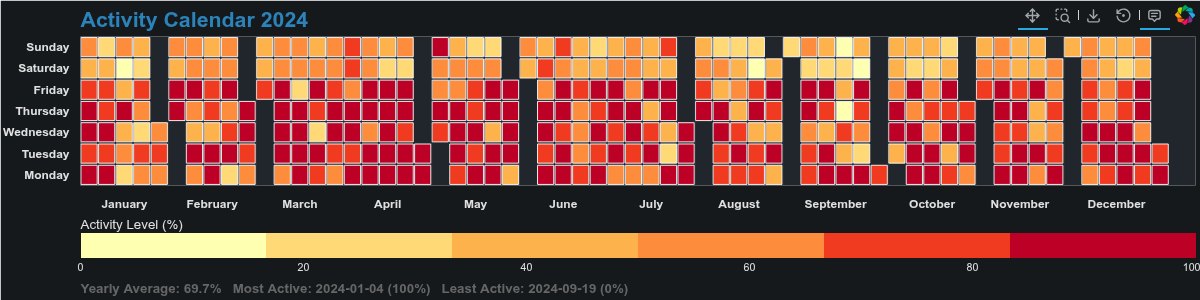

This chart was generated by the following Python code:
from bokeh.plotting import figure, show
from butils import *

from bokeh.models import (ColumnDataSource, ColorBar, LinearColorMapper, HoverTool,
                         BoxAnnotation, Label, Range1d, Title, Span)
from bokeh.layouts import column, row
from bokeh.palettes import YlOrRd as palette
import numpy as np
import pandas as pd
from datetime import datetime, timedelta
import calendar
from bokeh.plotting import curdoc, figure, show


curdoc().theme = 'dark_minimal'
# Generate data for 2024 (leap year - 366 days)
start_date = datetime(2024, 1, 1)
dates = [start_date + timedelta(days=x) for x in range(366)]

# Create more sophisticated random activity data
np.random.seed(42)
base = np.random.normal(50, 20, size=366)
weekday_boost = np.array([1.4 if d.weekday() < 5 else 0.6 for d in dates])
seasonal_pattern = np.sin(np.linspace(0, 2*np.pi, 366)) * 15 + 5
monthly_pattern = np.sin(np.linspace(0, 24*np.pi, 366)) * 10
trend = np.linspace(0, 20, 366)

values = (base * weekday_boost + seasonal_pattern + monthly_pattern + trend)
values = np.clip(values, 0, 100).astype(int)

# Create DataFrame with proper week calculation
data = {
    'date': dates,
    'value': values,
    'weekday': [d.weekday() for d in dates],
    'month': [d.month for d in dates],
    'day': [d.day for d in dates],
    'date_str': [d.strftime('%Y-%m-%d') for d in dates],
    'day_name': [d.strftime('%A') for d in dates],
    'month_name': [d.strftime('%B') for d in dates],
    'week_of_month': [int((d.day - 1) / 7) + 1 for d in dates]
}
df = pd.DataFrame(data)

# Calculate the week number relative to the start of the year
current_week = 0
prev_month = 1
week_numbers = []

for _, row in df.iterrows():
    if row['month'] != prev_month:
        if row['weekday'] != 0:  # If month doesn't start on Monday
            current_week += 1
        prev_month = row['month']
    if row['weekday'] == 0:  # Start new week on Monday
        current_week += 1
    week_numbers.append(current_week)

df['week'] = week_numbers

# Calculate statistics
daily_avg = df['value'].mean()
weekday_avgs = df.groupby('weekday')['value'].mean()
month_avgs = df.groupby('month')['value'].mean()
max_day = df.loc[df['value'].idxmax()]
min_day = df.loc[df['value'].idxmin()]

# Create ColumnDataSource
source = ColumnDataSource(df)

# Create color mapper
colors = palette[6][::-1]
mapper = LinearColorMapper(palette=colors, low=0, high=100)

# Create main figure
p = figure(title='Activity Calendar 2024',
           width=1200, height=300,
           x_range=(0.5, 64), y_range=(-0.5, 6.5),
           tools="hover,save,pan,box_zoom,reset",
           toolbar_location='above',
#               background_fill_color="#1e1e1e",  # Dark background
#     border_fill_color="#1e1e1e"  # Dark border
          )

# Add rectangles for each day
rect = p.rect(x='week', y='weekday',
              width=0.9, height=0.9,
              source=source,
              fill_color={'field': 'value', 'transform': mapper},
              line_color='white',
              line_alpha=0.9,
             hover_line_color="lime",
                          hover_line_width=3,line_cap='round'

             )

# Enhanced hover tool
hover = p.select_one(HoverTool)
hover.tooltips = """<div style="background-color: #f0f0f0; padding: 5px; border-radius: 5px; box-shadow: 0px 0px 5px rgba(0,0,0,0.3);">        <font size="5" style="background-color: #f0f0f0; padding: 5px; border-radius: 5px;">
            <i>Date:</i> <b>@date_str</b> <br> 
            <i>Day:</i> <b>@day_name</b> <br>
            <i>Activity:</i> <b>@value%</b> <br> 
            <i>Month:</i> <b>@month_name</b> <br>
        </font> </div> <style> :host { --tooltip-border: transparent;  /* Same border color used everywhere */ --tooltip-color: transparent; --tooltip-text: #2f2f2f;} </style> """



# hover.tooltips.position = (90,90)
# hover.show_arrow = False
hover.attachment='left'
hover.anchor='left'
hover.point_policy = 'follow_mouse'






# Customize appearance
p.axis.axis_line_color = None
p.axis.major_tick_line_color = None
p.axis.minor_tick_line_color = None
p.grid.grid_line_color = None
p.outline_line_color = None

# Add weekday labels
weekday_labels = ['Monday', 'Tuesday', 'Wednesday', 'Thursday', 'Friday', 'Saturday', 'Sunday']
p.yaxis.ticker = list(range(7))
p.yaxis.major_label_overrides = {i: day for i, day in enumerate(weekday_labels)}

# Add month labels and separators
month_weeks = {}
month_separators = []
prev_week = 0

for month in range(1, 13):
    month_data = df[df['month'] == month]
    if not month_data.empty:
        first_week = month_data['week'].min()
        last_week = month_data['week'].max()
        month_weeks[month] = (first_week + last_week) / 2
        
        # Add vertical separator between months
        if month > 1:
            separator = Span(location=first_week - 0.5, dimension='height',
                           line_color='#666666', line_width=1, line_alpha=0.3)
            p.add_layout(separator)

month_positions = list(month_weeks.values())
month_labels = [calendar.month_name[month] for month in month_weeks.keys()]

p.xaxis.ticker = month_positions
p.xaxis.major_label_overrides = {pos: label for pos, label in zip(month_positions, month_labels)}

# # Highlight weekends
# weekend_box = BoxAnnotation(fill_color='gray', fill_alpha=0.05,
#                            bottom=4.5, top=6.5)
# p.add_layout(weekend_box)

# Add color bar
color_bar = ColorBar(
    color_mapper=mapper,
    location=(0, 0),
    title='Activity Level (%)',
    orientation='horizontal',
    padding=0,
    bar_line_color=None,
    title_text_font_size='10pt',
    major_label_text_font_size='8pt'
)
p.add_layout(color_bar, 'below')

# Add statistics as subtitles
stats_text = [
    f"Yearly Average: {daily_avg:.1f}%"+"   "+ f"Most Active: {max_day['date_str']} ({max_day['value']}%)" +"   "+ f"Least Active: {min_day['date_str']} ({min_day['value']}%)"
]

for i, text in enumerate(stats_text):
    p.add_layout(Title(text=text, text_font_size='10pt', text_color='#666666'), 'below')

# Style the plot
p.title.text_font_size = '16pt'
p.title.text_font = 'helvetica'
p.title.text_color = '#2b83ba'
p.axis.axis_label = None
p.axis.major_label_text_font_size = '9pt'
# p.axis.major_label_text_color = '#666666'
p.axis.major_label_text_font_style = 'bold'

# Add explanatory text
p.add_layout(Label(
    x=-1, y=-1,
    text='Weekend',
    text_color='#666666',
    text_font_size='8pt'
))

# Show the plot
show(p)
save_plot(p, "output/heatmap_06")
